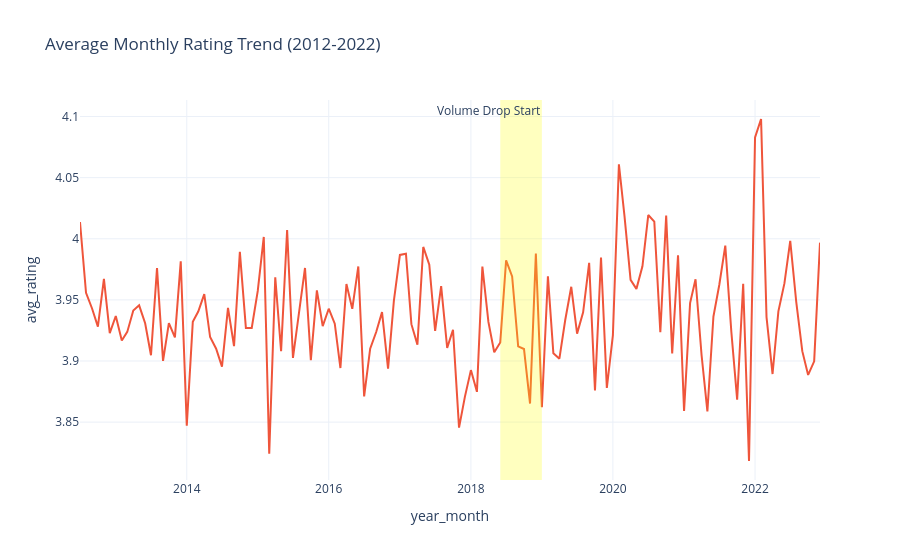

Notebook code for this chart:
### Markdown cell above
## 3. The 2019 Sentiment Collapse
### Diagnostic Analysis
Did customer satisfaction drop before we saw the volume collapse?

### Code cell
monthly_rating = df.groupby('year_month').agg(
    avg_rating=('rating', 'mean'),
    review_count=('review_id', 'count')
).reset_index()

fig = px.line(monthly_rating, x='year_month', y='avg_rating', 
              title='Average Monthly Rating Trend (2012-2022)',
              color_discrete_sequence=['#EF553B'])
fig.add_vrect(x0="2018-06", x1="2019-01", 
              annotation_text="Volume Drop Start", 
              fillcolor="yellow", opacity=0.25, line_width=0)
fig.write_image(PLOT_DIR / "06_avg_rating_trend.png")
fig.show()

### Figure 1 — Plotly figure (JSON) as saved in the notebook; plotly's stock layout.template omitted (floating-point values rounded to 4 significant figures)
{"data": [{"hovertemplate": "year_month=%{x}<br>avg_rating=%{y}<extra></extra>", "legendgroup": "", "line": {"color": "#EF553B", "dash": "solid"}, "marker": {"symbol": "circle"}, "mode": "lines", "name": "", "orientation": "v", "showlegend": false, "type": "scatter", "x": ["2012-07", "2012-08", "2012-09", "2012-10", "2012-11", "2012-12", "2013-01", "2013-02", "2013-03", "2013-04", "2013-05", "2013-06", "2013-07", "2013-08", "2013-09", "2013-10", "2013-11", "2013-12", "2014-01", "2014-02", "2014-03", "2014-04", "2014-05", "2014-06", "2014-07", "2014-08", "2014-09", "2014-10", "2014-11", "2014-12", "2015-01", "2015-02", "2015-03", "2015-04", "2015-05", "2015-06", "2015-07", "2015-08", "2015-09", "2015-10", "2015-11", "2015-12", "2016-01", "2016-02", "2016-03", "2016-04", "2016-05", "2016-06", "2016-07", "2016-08", "2016-09", "2016-10", "2016-11", "2016-12", "2017-01", "2017-02", "2017-03", "2017-04", "2017-05", "2017-06", "2017-07", "2017-08", "2017-09", "2017-10", "2017-11", "2017-12", "2018-01", "2018-02", "2018-03", "2018-04", "2018-05", "2018-06", "2018-07", "2018-08", "2018-09", "2018-10", "2018-11", "2018-12", "2019-01", "2019-02", "2019-03", "2019-04", "2019-05", "2019-06", "2019-07", "2019-08", "2019-09", "2019-10", "2019-11", "2019-12", "2020-01", "2020-02", "2020-03", "2020-04", "2020-05", "2020-06", "2020-07", "2020-08", "2020-09", "2020-10", "2020-11", "2020-12", "2021-01", "2021-02", "2021-03", "2021-04", "2021-05", "2021-06", "2021-07", "2021-08", "2021-09", "2021-10", "2021-11", "2021-12", "2022-01", "2022-02", "2022-03", "2022-04", "2022-05", "2022-06", "2022-07", "2022-08", "2022-09", "2022-10", "2022-11", "2022-12"], "xaxis": "x", "y": [4.014, 3.956, 3.943, 3.928, 3.967, 3.923, 3.937, 3.917, 3.924, 3.941, 3.946, 3.931, 3.905, 3.976, 3.9, 3.931, 3.919, 3.981, 3.847, 3.932, 3.94, 3.955, 3.92, 3.91, 3.895, 3.943, 3.912, 3.989, 3.927, 3.927, 3.957, 4.001, 3.824, 3.968, 3.908, 4.007, 3.903, 3.939, 3.976, 3.901, 3.958, 3.929, 3.943, 3.931, 3.894, 3.963, 3.943, 3.977, 3.871, 3.91, 3.924, 3.94, 3.894, 3.949, 3.987, 3.988, 3.93, 3.913, 3.993, 3.979, 3.925, 3.961, 3.911, 3.926, 3.845, 3.871, 3.893, 3.875, 3.977, 3.932, 3.907, 3.915, 3.982, 3.969, 3.912, 3.91, 3.865, 3.988, 3.862, 3.969, 3.906, 3.902, 3.934, 3.961, 3.922, 3.94, 3.98, 3.876, 3.985, 3.878, 3.921, 4.061, 4.018, 3.966, 3.959, 3.977, 4.019, 4.014, 3.923, 4.019, 3.906, 3.987, 3.859, 3.947, 3.967, 3.905, 3.859, 3.936, 3.962, 3.994, 3.924, 3.868, 3.963, 3.818, 4.083, 4.098, 3.936, 3.889, 3.941, 3.963, 3.998, 3.948, 3.908, 3.889, 3.9, 3.997], "yaxis": "y"}], "layout": {"annotations": [{"showarrow": false, "text": "Volume Drop Start", "x": "2019-01", "xanchor": "right", "xref": "x", "y": 1, "yanchor": "top", "yref": "y domain"}], "legend": {"tracegroupgap": 0}, "shapes": [{"fillcolor": "yellow", "line": {"width": 0}, "opacity": 0.25, "type": "rect", "x0": "2018-06", "x1": "2019-01", "xref": "x", "y0": 0, "y1": 1, "yref": "y domain"}], "title": {"text": "Average Monthly Rating Trend (2012-2022)"}, "xaxis": {"anchor": "y", "domain": [0, 1], "title": {"text": "year_month"}}, "yaxis": {"anchor": "x", "domain": [0, 1], "title": {"text": "avg_rating"}}}}
